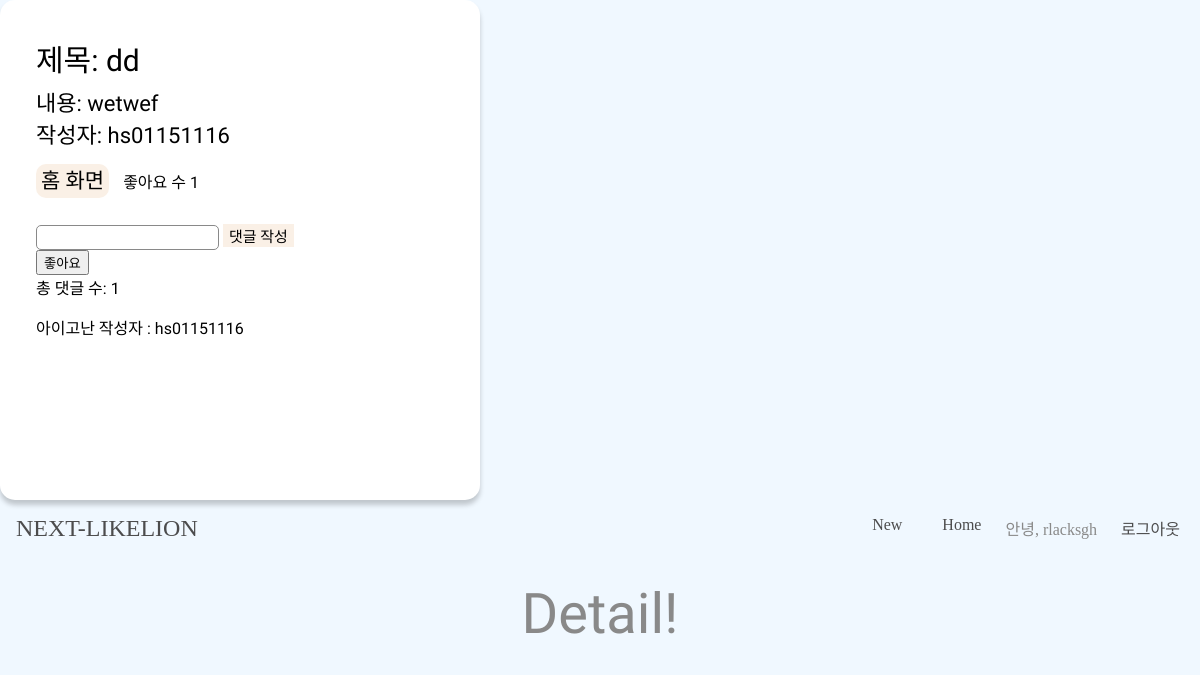
/detail/1 (signed in), run on the app's committed database.
### app/models.py (models this page shows, shortened)
class Post(models.Model):
   title = models.CharField(max_length=50)
   content = models.TextField()
   author = models.ForeignKey(User, on_delete=models.CASCADE, related_name='posts', default=1)

class Comment(models.Model):
   post = models.ForeignKey(Post, on_delete=models.CASCADE, related_name='comments')
   content = models.TextField()
   author = models.ForeignKey(User, on_delete=models.CASCADE, related_name='comments')

### app/views.py (the view)
# urls.py: path('detail/<int:post_pk>', views.detail, name='detail'),
@login_required(login_url="/registration/login/")
def detail(request, post_pk):
   post = Post.objects.get(pk=post_pk)
   if request.method == 'POST':
        content = request.POST['content']
        Comment.objects.create(
        )
        return redirect('detail', post_pk)
   return render(request, 'detail.html', {'post':post})

### app/templates/detail.html (shortened to what this page needs)
{% extends 'base.html' %} {% block title %} Detail!{% endblock %} {% block css %}
<!DOCTYPE html>
<html lang="en">
    <head>
        {% load static %}
        <link rel="stylesheet" type="text/css" href="{% static 'detail.css' %}" />
    </head>
    <body>
        <div class="detail-post_container">
            <div class="detail_title">제목: {{post.title}}</div>
            <div class="detail_content">내용: {{post.content}}</div>
            <div class="detail_content">작성자: {{post.author.username}}</div>
            <div class="detail-post_btn">
                <a href="{% url 'home' %}">홈 화면</a>
                <span class="like-count">좋아요 수 {{ post.likes.count }}</span>
            </div>
            <form id="comment-form" data-post-pk="{{ post.pk }}">
                <input type="text" id="comment-content" name="content" required />
                <button type="submit">댓글 작성</button>
            </form>
            <button class="like-button">좋아요</button>
            <div class="comment-count">총 댓글 수: {{ post.comments.count }}</div>
            <ul id="comment-list">
                {% for comment in post.comments.all %}
                <li id="comment-{{ comment.pk }}">
                    <span>{{ comment.content }} </span>
                    <span> 작성자 : {{ comment.author.username }} </span>
                </li>
                {% endfor %}
            </ul>
        </div>
    </body>
</html>
{% endblock %}

### app/templates/base.html (shortened to what this page needs)
<!DOCTYPE html>
<html lang="en">
  <head>
    {% load static %}
    <link rel="stylesheet" type="text/css" href="{% static 'base.css' %}" />
    {% block css %} {% endblock css %}
  </head>
  <body>
    <nav id="navbar">
      <div class="navbar__logo">
        <a href="#">NEXT-LIKELION</a>
      </div>
      <ul class="navbar__menu">
        <li class="navbar__menu__item">
          <a href="{% url 'new' %}">New</a>
        </li>
        <li class="navbar__menu__item">
          <a href="{% url 'home' %}">Home</a>
        </li>
        {% if user.is_authenticated %}
        <span class="navbar__menu__item">안녕, {{user.username}}</span>
        <li class="navbar__menu__item">
          <a href="{% url 'logout'%}">로그아웃</a>
        </li>
        {% endif %}
      </ul>
    </nav>
    <div class="title">{% block title %} {% endblock title %}</div>
  </body>
</html>

### app/static/base.css (style rules this page uses)
:root { --color-white: #ffffff; --color-dark-grey: #8f8f8f; --color-light-grey: #ebebeb; --color-blue: #668efd; --color-black: #4c4c4d; --font-large: 48px; --font-medium: 28px; --font-regular: 18px; --font-small: 16px; --font-micro: 14px; --weight-bold: 700; --weight-semi-bold: 500; --weight-regular: 400; --size-border-radius: 4px; }
body { margin: 0; width: 100%; background-color: aliceblue; }
.title { text-align: center; margin-top: 25px; font-size: 3.5rem; color: #898989; font-family: "Koulen", cursive; }
a { text-decoration: none; color: var(--color-black); }
ul { list-style: none; padding-left: 0; }
#navbar { width: 100%; display: flex; justify-content: space-between; align-items: center; transition: all 300ms ease-in-out; z-index: 1; color: #898989; }
.navbar__logo { padding: 8px 16px; font-size: 24px; }
.navbar__menu { display: flex; padding-left: 0; }
.navbar__menu .navbar__menu__item { margin: 0 4px; cursor: pointer; color: #898989; }
.navbar__menu .navbar__menu__item a { padding: 8px 16px; }

### app/static/detail.css (style rules this page uses)
body { margin:0; width: 100%; background-color:aliceblue; }
.title { text-align:center; margin-top:25px; font-size:3.5rem; color:#898989; font-family: 'Koulen', cursive; }
.detail-post_container { background-color:white; width:40%; box-sizing:border-box; height:500px; border-radius:15px; box-shadow:0 5px 5px 0 rgba(0, 0, 0, 0.2); padding:3%; font-family: 'Jua', sans-serif; }
.detail_title { font-weight:300; margin-bottom:5px; font-size:30px; }
.detail_content { font-size:22px; }
.detail-post_btn { margin-top:15px; margin-bottom:30px; }
.detail-post_btn > a { color:black; text-decoration:none; padding:5px; background-color:linen; font-size:21px; margin-right:10px; border-radius: 10px; }
form > input { box-sizing:border-box; border: 1px solid #898989; border-radius:5px; height:25px; }
form > button { background-color:linen; border:none; font-family: 'Jua', sans-serif; font-size:15px; }
li > a { text-decoration:none; }

### data on the page
Post: title "dd", content "wetwef", author.username "hs01151116", likes.count "1", comments.count "1"
Comment: content "아이고난", author.username "hs01151116"

### other printed values
{{ user.username }} "rlacksgh"
